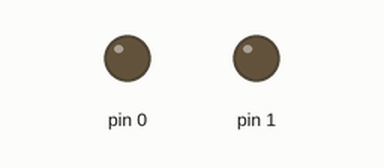
Simulated run of this sketch. Board: Arduino Uno, built with avr-gcc and run on an emulated ATmega328P. Parts: output pins drawn as LEDs (lit = HIGH).

Above: at 1.5 s.
At 4.5 s:
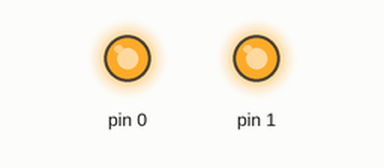
Timing chart, 0 to 7.8 s (numbered marks = the images above):
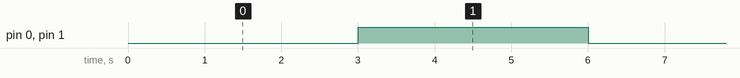

Measured:
- by itself, pin 0, pin 1: alternates HIGH for 3.0 s and LOW for 3.0 s

The sketch:

open-notepad.ino
```cpp
void setup() {
  // put your setup code here, to run once:
  pinMode(0,OUTPUT);
  pinMode(1,OUTPUT);
}

void loop() {
  // put your main code here, to run repeatedly:
  delay(3000);
  digitalWrite(0,HIGH);
  digitalWrite(1,HIGH);
  delay(3000);
  digitalWrite(0,LOW);
  digitalWrite(1,LOW);
}
```
